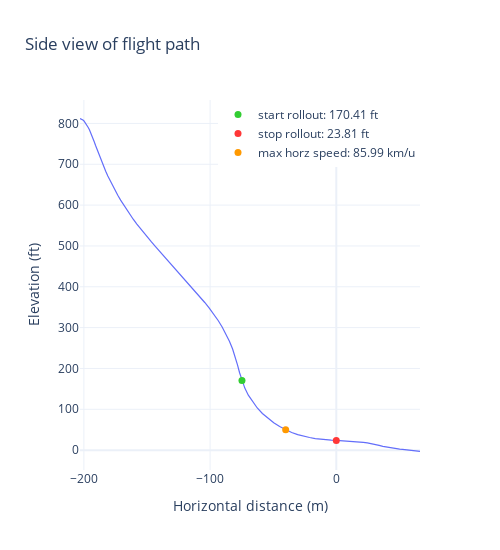

This figure's notebook cell:
### Markdown cell above
### Side View Of Flight Path

A profile view of the flight path: This perspective offers a clear observation of the landing's rollout, revealing the steepness and proximity to the gate during the approach. Additionally, it provides insight into the altitude at which the maneuver was initiated.

### Code cell
landing_viz.plt_side_view()

### Figure 1 — Plotly figure (JSON) as saved in the notebook; plotly's stock layout.template omitted (floating-point values rounded to 4 significant figures)
{"data": [{"hovertemplate": "Elevation: %{y:.2f} ft <extra></extra>", "line": {"color": "#636EFA", "width": 1.2}, "name": "Elevation", "showlegend": false, "type": "scatter", "x": [-203.1, -202.3, -201.5, -200.8, -199.9, -199.1, -198.3, -197.4, -196.6, -195.6, -194.7, -193.8, -192.8, -191.8, -190.7, -189.6, -188.4, -187.1, -185.8, -184.3, -182.7, -181.0, -179.3, -177.3, -175.3, -173.2, -170.9, -168.6, -166.1, -163.6, -160.9, -158.2, -155.4, -152.5, -149.6, -146.6, -143.6, -140.5, -137.4, -134.3, -131.2, -128.0, -124.7, -121.4, -118.0, -114.6, -111.2, -107.7, -104.2, -100.6, -97.06, -93.6, -90.44, -87.49, -84.69, -82.15, -80.04, -78.29, -76.64, -74.74, -72.49, -69.7, -66.35, -62.62, -58.56, -54.17, -49.58, -44.87, -40.1, -35.33, -30.57, -25.83, -21.19, -16.68, -12.31, -8.079, -3.978, 0, 3.833, 7.551, 11.17, 14.67, 18.06, 21.37, 24.59, 27.75, 30.88, 33.94, 36.9, 39.75, 42.53, 45.24, 47.8, 50.23, 52.52, 54.66, 56.66, 58.49, 60.1, 61.66, 63.07, 64.17, 65.2, 65.99, 66.29, 66.33], "y": [812.1, 811.0, 809.8, 808.3, 806.1, 802.9, 799.3, 794.9, 790.0, 784.4, 778.1, 771.0, 763.3, 755.1, 746.1, 736.5, 726.6, 716.2, 705.4, 694.4, 683.0, 671.5, 659.8, 647.9, 636.0, 624.1, 612.1, 600.4, 588.7, 576.9, 565.4, 554.1, 542.9, 531.9, 521.1, 510.4, 499.6, 488.8, 478.0, 467.2, 456.3, 445.3, 434.3, 423.3, 411.8, 399.9, 387.5, 374.8, 361.5, 347.5, 332.9, 317.5, 301.4, 284.3, 266.5, 247.7, 228.4, 209.0, 189.5, 170.4, 152.0, 134.6, 118.3, 103.2, 89.68, 77.56, 66.94, 57.72, 49.86, 43.23, 38.01, 34.07, 30.84, 28.34, 26.63, 25.36, 24.43, 23.81, 23.25, 22.55, 21.76, 21.04, 20.27, 19.03, 17.69, 16.12, 14.13, 11.45, 9.354, 7.536, 5.741, 4.36, 3.284, 2.605, 2.034, 1.427, 0.9908, 0.3248, -0.7054, -1.949, -2.415, -2.566, -2.9, -3.36, -3.284, -3.071]}, {"marker": {"color": "#32CD32", "size": 7}, "mode": "markers", "name": "start rollout: 170.41 ft", "type": "scatter", "x": [-74.74], "y": [170.4]}, {"marker": {"color": "#FF3737", "size": 7}, "mode": "markers", "name": "stop rollout: 23.81 ft", "type": "scatter", "x": [0], "y": [23.81]}, {"marker": {"color": "#FF9900", "size": 7}, "mode": "markers", "name": "max horz speed: 85.99 km/u", "type": "scatter", "x": [-40.1], "y": [49.86]}], "layout": {"height": 550, "hovermode": "x unified", "legend": {"x": 1, "xanchor": "right", "y": 1, "yanchor": "top"}, "title": {"text": "Side view of flight path"}, "width": 500, "xaxis": {"autorange": true, "range": [-203.1, 66.33], "title": {"text": "Horizontal distance (m)"}, "type": "linear"}, "yaxis": {"autorange": true, "range": [-48.66, 857.4], "title": {"text": "Elevation (ft)"}, "type": "linear"}}}
